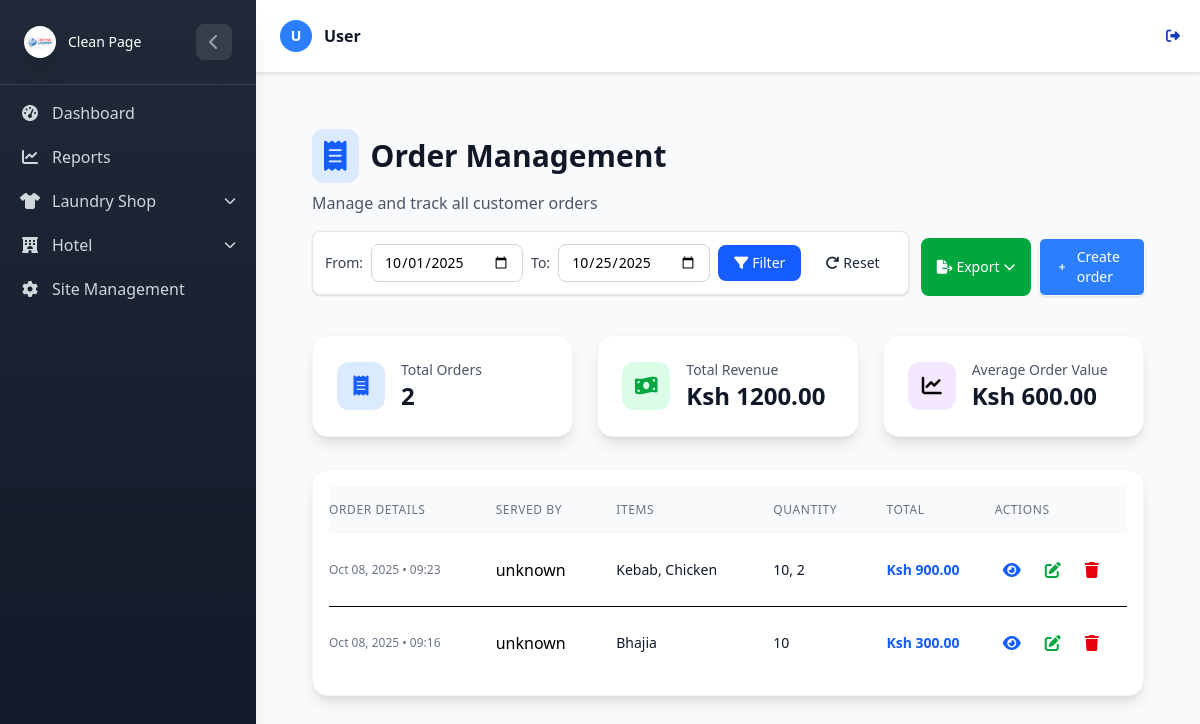
The page /Hotel/orders/ (signed in) on the database as committed earlier.
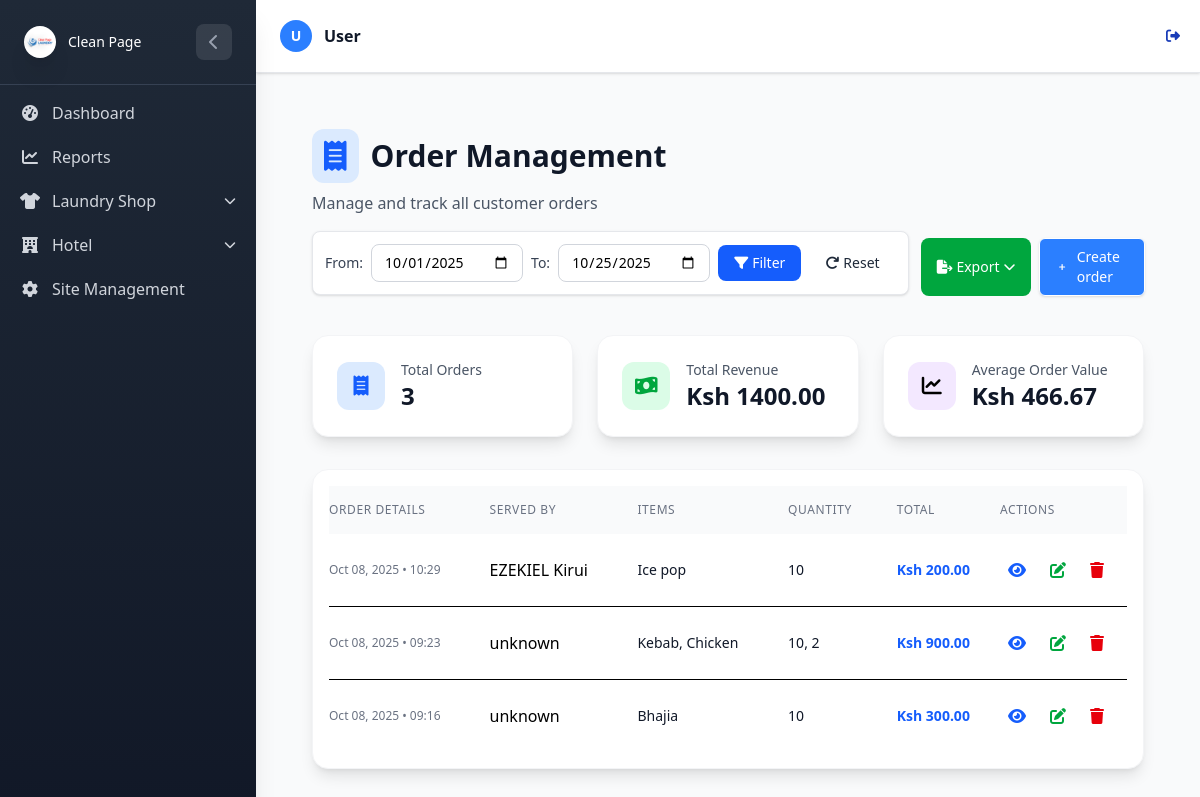
The same page on the database as committed later.
### HotelApp/models.py (models this page shows, shortened)
class HotelOrder(models.Model):
    created_by = models.ForeignKey(
        settings.AUTH_USER_MODEL,
        on_delete=models.CASCADE
    )
    created_at = models.DateTimeField(auto_now_add=True, db_index=True)

class HotelOrderItem(models.Model):
    order = models.ForeignKey(HotelOrder, on_delete=models.CASCADE, related_name='order_items')
    food_item = models.ForeignKey(FoodItem, on_delete=models.CASCADE)
    quantity = models.PositiveIntegerField(default=1)
    price = models.DecimalField(max_digits=10, decimal_places=2)

class FoodItem(models.Model):
    category = models.ForeignKey(FoodCategory, on_delete=models.CASCADE, related_name="items")
    name = models.CharField(max_length=100, db_index=True)
    created_by =  models.ForeignKey(
        settings.AUTH_USER_MODEL,
        on_delete=models.CASCADE)
    quantity = models.PositiveIntegerField(default=0)  # how many portions are available

### HotelApp/views.py (the view, shortened to what this page needs)
# urls.py: path('orders/', views.order_list, name='order_list'),
@login_required
def order_list(request):
    try:
        start_date, end_date = get_date_filters(request)
        export = request.GET.get('export')
        export_format = request.GET.get('format', 'csv')
        orders = Order.objects.filter(
            created_at__date__gte=start_date,
            created_at__date__lte=end_date
        ).prefetch_related('order_items__food_item').select_related('created_by').order_by('-created_at')
        total_orders = orders.count()
        total_revenue = 0
        order_list_with_totals = []
        user_serving_stats = {}
        for order in orders:
            order_total = 0
            for item in order.order_items.all():
                order_total += item.price
            order.total_amount = order_total
            total_revenue += order_total
            if order.created_by:
                order.served_by_first_name = order.created_by.first_name
                order.served_by_full_name = order.created_by.get_full_name()
                order.served_by_email = order.created_by.email
                user_key = f"{order.created_by.first_name} {order.created_by.last_name}".strip()
                if not user_key:
                    user_key = order.created_by.username
                if user_key not in user_serving_stats:
                    user_serving_stats[user_key] = {
                        'order_count': 0,
                        'total_revenue': 0,
                        'user': order.created_by
                    }
                user_serving_stats[user_key]['order_count'] += 1
                user_serving_stats[user_key]['total_revenue'] += order_total
            else:
                order.served_by_first_name = "Unknown"
                order.served_by_full_name = "Unknown Staff"
                order.served_by_email = ""
            order_list_with_totals.append(order)
        average_order_value = total_revenue / total_orders if total_orders > 0 else 0
        summary = {
            'total_orders': total_orders,
            'total_revenue': total_revenue,
            'average_order_value': average_order_value,
            'user_serving_stats': user_serving_stats,
            'unique_servers': len(user_serving_stats),
        }
        paginator = Paginator(order_list_with_totals, 20)
        page_number = request.GET.get('page', 1)
        try:
            page_obj = paginator.page(page_number)
        except PageNotAnInteger:
            page_obj = paginator.page(1)
        except EmptyPage:
            page_obj = paginator.page(paginator.num_pages)
        page_obj.start_index = (page_obj.number - 1) * paginator.per_page + 1
        page_obj.end_index = min(page_obj.number * paginator.per_page, paginator.count)
        return render(request, 'food/order_list.html', {
            'orders': page_obj,
            'summary': summary,
            'start_date': start_date,
            'end_date': end_date,
            'current_user_first_name': request.user.first_name,
        })
    except Exception as e:
        logger.error(f"Error loading order list: {str(e)}")
        messages.error(request, 'Error loading orders. Please try again.')
        return render(request, 'food/order_list.html', {
            'orders': [],
            'summary': {
                'total_orders': 0,
                'total_revenue': 0,
                'average_order_value': 0,
                'user_serving_stats': {},
                'unique_servers': 0,
            },
            'start_date': timezone.now().replace(day=1).date(),
            'end_date': timezone.now().date(),
            'current_user_first_name': request.user.first_name,
        })

### HotelApp/templates/food/order_list.html (shortened to what the changed rows need)
{% extends 'base.html' %}
{% load static %}
{% block content %}
<div class="w-full px-4 sm:px-6 lg:px-8 py-8">
    <div class="flex flex-col lg:flex-row justify-between items-start lg:items-center mb-8 gap-4">
        <div>
            <h1 class="text-3xl font-bold text-gray-900 flex items-center">
                <i class="fas fa-receipt text-blue-600 mr-3 bg-blue-100 p-3 rounded-xl"></i>
                Order Management
            </h1>
        </div>
    </div>
    {% if user.is_superuser %}
    <div class="grid grid-cols-1 md:grid-cols-3 gap-6 mb-8">
        <div class="bg-white rounded-2xl shadow-lg border border-gray-100 p-6">
            <div class="flex items-center">
                <div class="w-12 h-12 bg-blue-100 rounded-xl flex items-center justify-center mr-4">
                    <i class="fas fa-receipt text-blue-600 text-xl"></i>
                </div>
                <div>
                    <p class="text-sm font-medium text-gray-600">Total Orders</p>
                    <p class="text-2xl font-bold text-gray-900">{{ summary.total_orders }}</p>
                </div>
            </div>
        </div>
        <div class="bg-white rounded-2xl shadow-lg border border-gray-100 p-6">
            <div class="flex items-center">
                <div class="w-12 h-12 bg-green-100 rounded-xl flex items-center justify-center mr-4">
                    <i class="fas fa-money-bill-wave text-green-600 text-xl"></i>
                </div>
                <div>
                    <p class="text-sm font-medium text-gray-600">Total Revenue</p>
                    <p class="text-2xl font-bold text-gray-900">Ksh {{ summary.total_revenue|floatformat:2 }}</p>
                </div>
            </div>
        </div>
        <div class="bg-white rounded-2xl shadow-lg border border-gray-100 p-6">
            <div class="flex items-center">
                <div class="w-12 h-12 bg-purple-100 rounded-xl flex items-center justify-center mr-4">
                    <i class="fas fa-chart-line text-purple-600 text-xl"></i>
                </div>
                <div>
                    <p class="text-sm font-medium text-gray-600">Average Order Value</p>
                    <p class="text-2xl font-bold text-gray-900">Ksh {{ summary.average_order_value|floatformat:2 }}</p>
                </div>
            </div>
        </div>
    </div>
{% endif %}
    {% if orders %}
    <div class="bg-white rounded-2xl shadow-lg border border-gray-100 overflow-hidden p-4">
        <div class="overflow-x-auto">
            <table class="w-full">
                <thead class="bg-gray-50">
                    <tr>
                        <th class="pl-6 pr-4 py-4 text-left text-xs font-medium text-gray-500 uppercase tracking-wider">
                            Order Details</th>
                        <th class="px-4 py-4 text-left text-xs font-medium text-gray-500 uppercase tracking-wider">
                            Served by</th>
                        <th class="px-4 py-4 text-left text-xs font-medium text-gray-500 uppercase tracking-wider">Items
                        </th>
                        <th class="px-4 py-4 text-left text-xs font-medium text-gray-500 uppercase tracking-wider">
                            Quantity
                        </th>
                        <th class="px-4 py-4 text-left text-xs font-medium text-gray-500 uppercase tracking-wider">Total
                        </th>
                        <th class="pr-6 pl-4 py-4 text-left text-xs font-medium text-gray-500 uppercase tracking-wider">
                            Actions</th>
                    </tr>
                </thead>
                <tbody class="bg-white divide-y divide-gray-100">
                    {% for order in orders %}
                    <tr class="hover:bg-gray-50 transition-colors">
                        <td class="pl-6 pr-4 py-4 whitespace-nowrap">
                            <div>
                                <div class="text-xs text-gray-500">{{ order.created_at|date:"M d, Y • H:i" }}</div>
                            </div>
                        </td>
                        <td class="px-4 py-4 whitespace-nowrap">
                    {% if order.served_by_full_name != order.served_by_first_name %}
                    {{ order.served_by_full_name }}
                    {% else %}
                    unknown
                    {% endif %}
                        </td>
                        <td class="px-4 py-4">
                            <div class="text-sm text-gray-900">
                                {% for order_item in order.order_items.all|slice:":2" %}
                                {{ order_item.food_item.name }}{% if not forloop.last %}, {% endif %}
                                {% endfor %}
                            </div>
                        </td>
                        <td class="px-4 py-4">
                            <div class="text-sm text-gray-900">
                                {% for order_item in order.order_items.all|slice:":2" %}
                                {{ order_item.quantity }}{% if not forloop.last %}, {% endif %}
                                {% endfor %}
                            </div>
                        </td>
                        <td class="px-4 py-4 whitespace-nowrap text-sm font-bold text-blue-600">
                            Ksh {{ order.total_amount|floatformat:2 }}
                        </td>
                        <td class="pr-6 pl-4 py-4 whitespace-nowrap">
                            <div class="flex items-center space-x-2">
                                <a href="{% url 'hotel:order_detail' order.pk %}"
                                    class="p-2 text-blue-600 hover:text-blue-800 hover:bg-blue-50 rounded-lg transition-colors"
                                    title="View Order">
                                    <i class="fas fa-eye"></i>
                                </a>
                                <a href="{% url 'hotel:order_edit' order.pk %}"
                                    class="p-2 text-green-600 hover:text-green-800 hover:bg-green-50 rounded-lg transition-colors"
                                    title="Edit Order">
                                    <i class="fas fa-edit"></i>
                                </a>
                                <button onclick="confirmDelete('{{ order.id }}')"
                                    class="p-2 text-red-600 hover:text-red-800 hover:bg-red-50 rounded-lg transition-colors"
                                    title="Delete Order">
                                    <i class="fas fa-trash"></i>
                                </button>
                            </div>
                        </td>
                    </tr>
                    {% endfor %}
                </tbody>
            </table>
        </div>
    </div>
    {% endif %}
</div>
{% endblock %}

Rows that differ between the two databases and show on the page:
added HotelOrder: created_at "Oct 08, 2025 • 10:29", served_by_full_name "EZEKIEL Kirui", total_amount "200.00"
added HotelOrderItem: food_item.name "Ice pop", quantity "10"
Other text that changed with them:
{{ summary.total_orders }}: "2" → "3"
{{ summary.total_revenue|floatformat:2 }}: "1200.00" → "1400.00"
{{ summary.average_order_value|floatformat:2 }}: "600.00" → "466.67"
